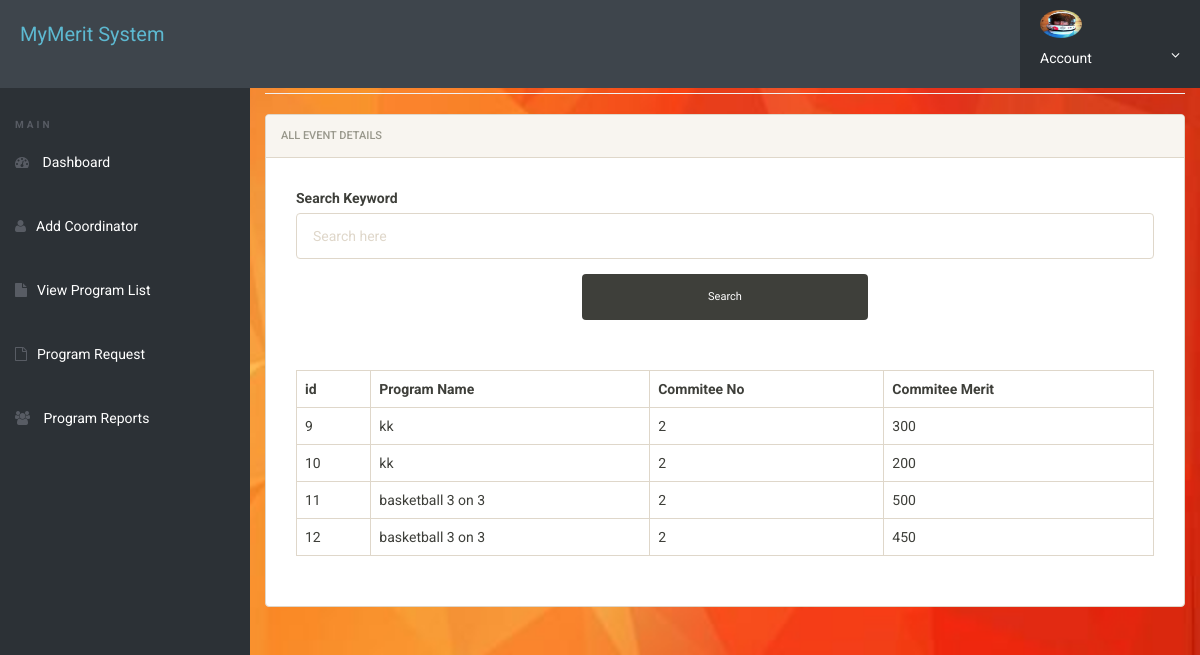
The app's page /admin/search2.php with its own data.
### tables this page shows
CREATE TABLE `comm_detail` (
  `id` int(5) NOT NULL,
  `program_name` varchar(100) NOT NULL,
  `comm_no` int(4) NOT NULL,
  `std_id` varchar(10) NOT NULL,
  `std_name` varchar(20) NOT NULL,
  `std_phone` varchar(15) NOT NULL,
  `std_position` varchar(20) NOT NULL,
  `comm_merit` int(5) NOT NULL
);

### admin/search2.php (the view, shortened to what this page needs)
<!doctype html>
<html lang="en" class="no-js">
<head>
	<link rel="stylesheet" href="css/font-awesome.min.css">
	<link rel="stylesheet" href="css/bootstrap.min.css">
	<link rel="stylesheet" href="css/dataTables.bootstrap.min.css">
	<link rel="stylesheet" href="css/bootstrap-social.css">
	<link rel="stylesheet" href="css/bootstrap-select.css">
	<link rel="stylesheet" href="css/fileinput.min.css">
	<link rel="stylesheet" href="css/awesome-bootstrap-checkbox.css">
	<link rel="stylesheet" href="css/style.css">
</head>
<body>
	<?php include('includes/header.php');?>
	<div class="ts-main-content">
			<?php include('includes/sidebar.php');?>
		<div class="content-wrapper">
			<div class="container-fluid">
				<div class="row">
					<div class="col-md-12">
						<h2 class="page-title">Request List</h2>
						<div class="panel panel-default">
							<div class="panel-heading">All Event Details</div>
							<div class="panel-body">
							  <div class="panel-body">
                                <form method="post" action="search2.php">
                                 <div class="form-group">
                                     <label for="">Search Keyword</label>
                                        <input type="text" class="form-control" id="" placeholder="Search here" name="key">
                                          </div>
                                          <button type="submit" class="btn btn-default main-color-bg btn-login col-md-4 col-md-offset-4">Search</button>
                                               </form>
                                                  </div>
												  	<div class="panel-body">
								<table id="zctb" class="display table table-striped table-bordered table-hover" cellspacing="0" width="100%">
              <?php
              require_once("dbcontroller.php");
              $keyword=$_POST['key'];
              $result = mysqli_query($conn,"SELECT * FROM comm_detail WHERE program_name LIKE '%$keyword%' ");
              echo "<table class='table table-bordered table-hover' border='2'>
              <tr>
              <th>id</th>
              <th>Program Name</th>
              <th>Commitee No</th>
              <th>Commitee Merit</th>
              </tr>";
              while($row = mysqli_fetch_array($result))
                {
                echo "<tr>";
                echo "<td>" . $row['id'] . "</td>";
                echo "<td>" . $row['program_name'] . "</td>";
                echo "<td>" . $row['comm_no'] . "</td>";
                echo "<td>" . $row['comm_merit'] . "</td>";
                }
              echo "</table>";
              ?>
            </div>
          </div>
        </div>
        </div>
      </div>
  </body>
</html>

### admin/css/style.css (style rules this page uses)
html { font-size: 14px; }
@media only screen and (min-width: 480px) { html { font-size: 17px; } }
@media only screen and (min-width: 768px) { html { font-size: 14px; } }
body { font-size: 1em; }
.btn { font-family: 'Oswald', sans-serif; }
.panel { overflow: hidden; }
.btn { text-transform: none; }
.page-title { padding-bottom: 15px; margin-bottom: 20px; border-bottom: 1px solid #f0f0f0; }
.ts-main-content .content-wrapper { padding-top: 15px; margin-top: 10px; }
@media only screen and (min-width: 992px) { .ts-main-content .content-wrapper { margin-left: 250px; } }

### admin/search2.php (style rules this page uses)
body { background-image:url(image/b1.jpg); background-size:cover; background-attachment:fixed; }

### records on screen
comm_detail: id "9", program_name "kk", comm_no "2", comm_merit "300"
comm_detail: id "10", program_name "kk", comm_no "2", comm_merit "200"
comm_detail: id "11", program_name "basketball 3 on 3", comm_no "2", comm_merit "500"
comm_detail: id "12", program_name "basketball 3 on 3", comm_no "2", comm_merit "450"
